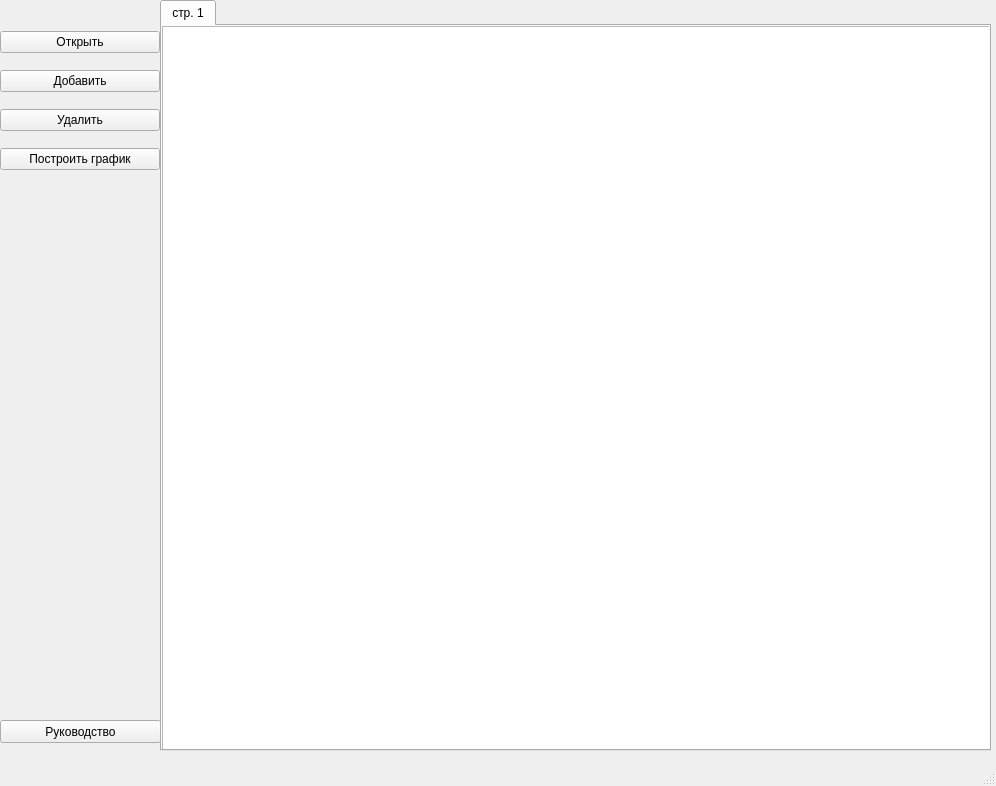
<?xml version="1.0" encoding="UTF-8"?>
<ui version="4.0">
 <class>MainWindow</class>
 <widget class="QMainWindow" name="MainWindow">
  <property name="geometry">
   <rect>
    <x>0</x>
    <y>0</y>
    <width>996</width>
    <height>786</height>
   </rect>
  </property>
  <property name="windowTitle">
   <string>TableInspector</string>
  </property>
  <widget class="QWidget" name="centralwidget">
   <widget class="QTabWidget" name="tabWidget">
    <property name="geometry">
     <rect>
      <x>160</x>
      <y>0</y>
      <width>831</width>
      <height>751</height>
     </rect>
    </property>
    <property name="currentIndex">
     <number>0</number>
    </property>
    <widget class="QWidget" name="tab">
     <attribute name="title">
      <string>стр. 1</string>
     </attribute>
     <widget class="QTableWidget" name="tableWidget">
      <property name="geometry">
       <rect>
        <x>0</x>
        <y>0</y>
        <width>831</width>
        <height>731</height>
       </rect>
      </property>
     </widget>
    </widget>
   </widget>
   <widget class="QWidget" name="verticalLayoutWidget">
    <property name="geometry">
     <rect>
      <x>0</x>
      <y>20</y>
      <width>160</width>
      <height>161</height>
     </rect>
    </property>
    <layout class="QVBoxLayout" name="verticalLayout">
     <item>
      <widget class="QPushButton" name="openButton">
       <property name="text">
        <string>Открыть</string>
       </property>
      </widget>
     </item>
     <item>
      <widget class="QPushButton" name="addButton">
       <property name="text">
        <string>Добавить</string>
       </property>
      </widget>
     </item>
     <item>
      <widget class="QPushButton" name="delButton">
       <property name="text">
        <string>Удалить</string>
       </property>
      </widget>
     </item>
     <item>
      <widget class="QPushButton" name="plotButton">
       <property name="text">
        <string>Построить график</string>
       </property>
      </widget>
     </item>
    </layout>
   </widget>
   <widget class="QPushButton" name="helpButton">
    <property name="geometry">
     <rect>
      <x>0</x>
      <y>720</y>
      <width>161</width>
      <height>23</height>
     </rect>
    </property>
    <property name="text">
     <string>Руководство</string>
    </property>
   </widget>
  </widget>
  <widget class="QMenuBar" name="menubar">
   <property name="geometry">
    <rect>
     <x>0</x>
     <y>0</y>
     <width>996</width>
     <height>21</height>
    </rect>
   </property>
  </widget>
  <widget class="QStatusBar" name="statusbar"/>
 </widget>
 <resources/>
 <connections/>
</ui>
